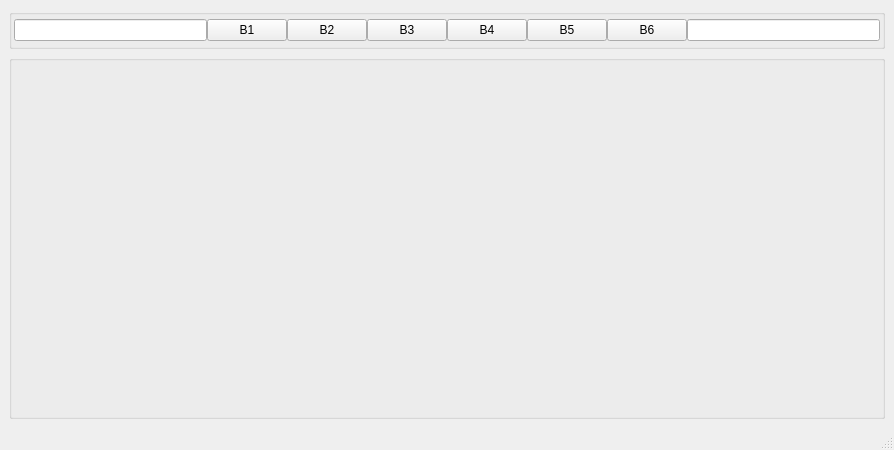
<?xml version="1.0" encoding="UTF-8"?>
<ui version="4.0">
 <class>MainWindow</class>
 <widget class="QMainWindow" name="MainWindow">
  <property name="geometry">
   <rect>
    <x>0</x>
    <y>0</y>
    <width>894</width>
    <height>450</height>
   </rect>
  </property>
  <property name="windowTitle">
   <string>TestWindow</string>
  </property>
  <widget class="QWidget" name="centralwidget">
   <layout class="QGridLayout" name="gridLayout_2">
    <item row="0" column="0">
     <widget class="QGroupBox" name="groupBox">
      <property name="maximumSize">
       <size>
        <width>16777215</width>
        <height>40</height>
       </size>
      </property>
      <property name="title">
       <string/>
      </property>
      <layout class="QHBoxLayout" name="horizontalLayout">
       <property name="spacing">
        <number>0</number>
       </property>
       <property name="leftMargin">
        <number>2</number>
       </property>
       <property name="topMargin">
        <number>2</number>
       </property>
       <property name="rightMargin">
        <number>2</number>
       </property>
       <property name="bottomMargin">
        <number>2</number>
       </property>
       <item>
        <widget class="QLineEdit" name="lineEdit">
         <property name="clearButtonEnabled">
          <bool>true</bool>
         </property>
        </widget>
       </item>
       <item>
        <widget class="QPushButton" name="pushButton">
         <property name="text">
          <string>B1</string>
         </property>
        </widget>
       </item>
       <item>
        <widget class="QPushButton" name="pushButton_2">
         <property name="text">
          <string>B2</string>
         </property>
        </widget>
       </item>
       <item>
        <widget class="QPushButton" name="pushButton_3">
         <property name="text">
          <string>B3</string>
         </property>
        </widget>
       </item>
       <item>
        <widget class="QPushButton" name="pushButton_4">
         <property name="text">
          <string>B4</string>
         </property>
        </widget>
       </item>
       <item>
        <widget class="QPushButton" name="pushButton_5">
         <property name="text">
          <string>B5</string>
         </property>
        </widget>
       </item>
       <item>
        <widget class="QPushButton" name="pushButton_6">
         <property name="text">
          <string>B6</string>
         </property>
        </widget>
       </item>
       <item>
        <widget class="QLineEdit" name="lineEdit_2"/>
       </item>
      </layout>
     </widget>
    </item>
    <item row="1" column="0">
     <widget class="QGroupBox" name="groupBox_2">
      <property name="title">
       <string/>
      </property>
      <layout class="QGridLayout" name="gridLayout">
       <item row="0" column="0">
        <widget class="QWidget" name="widget" native="true"/>
       </item>
      </layout>
     </widget>
    </item>
   </layout>
  </widget>
  <widget class="QStatusBar" name="statusBar"/>
 </widget>
 <resources/>
 <connections/>
</ui>
